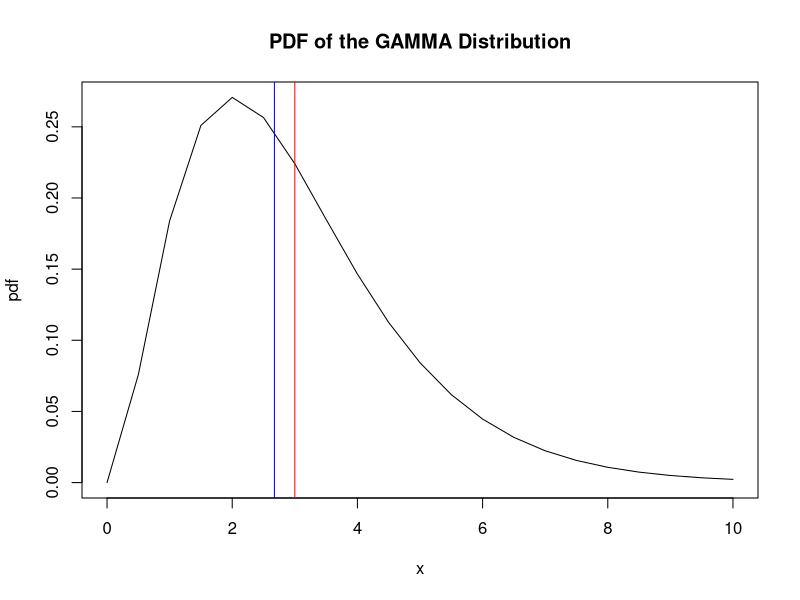
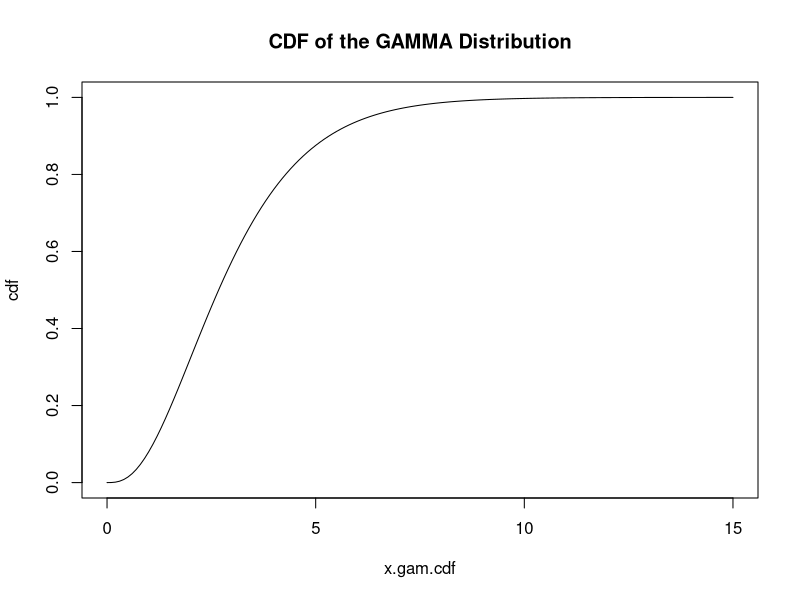
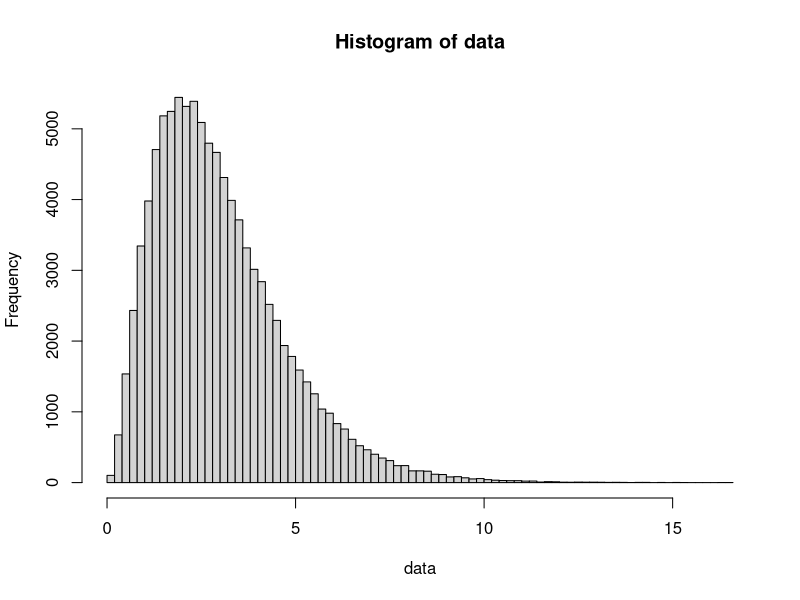
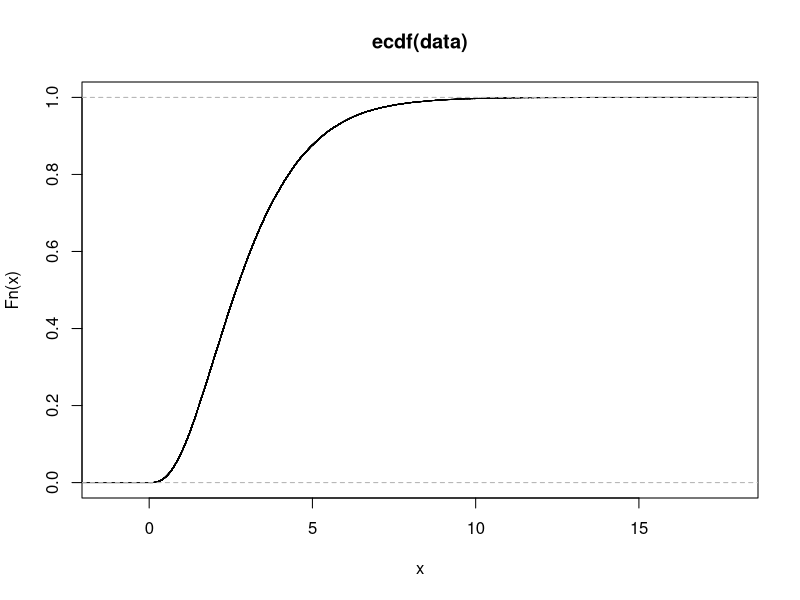
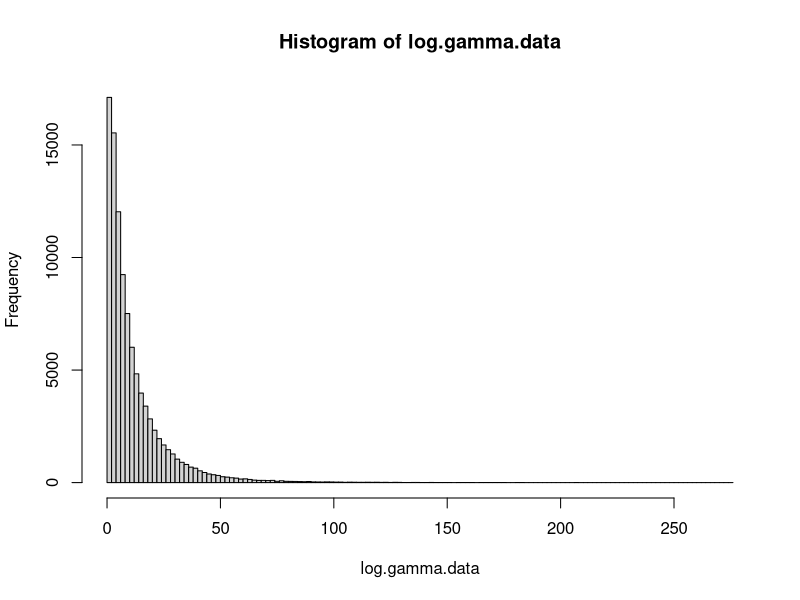
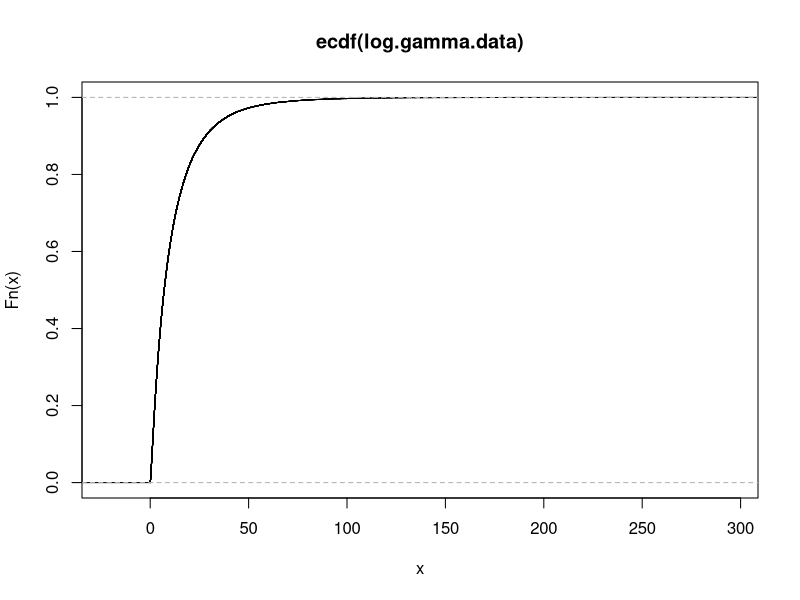
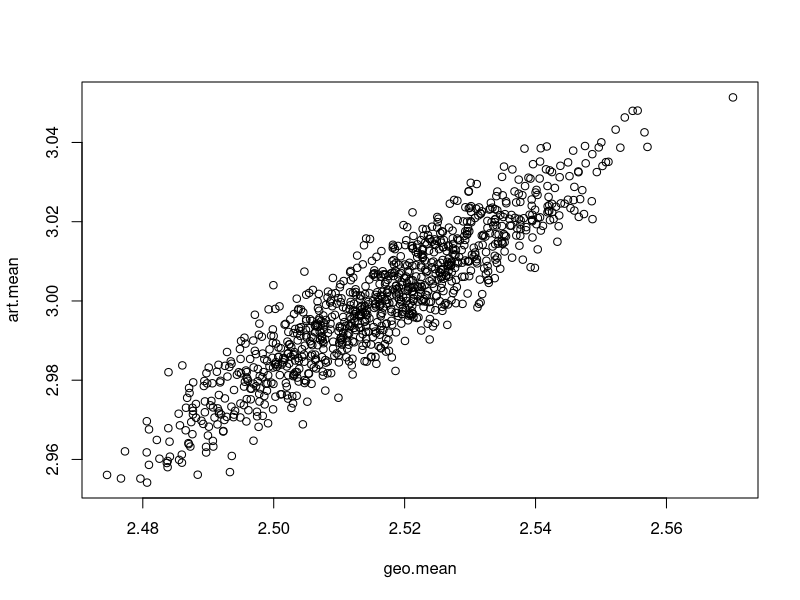
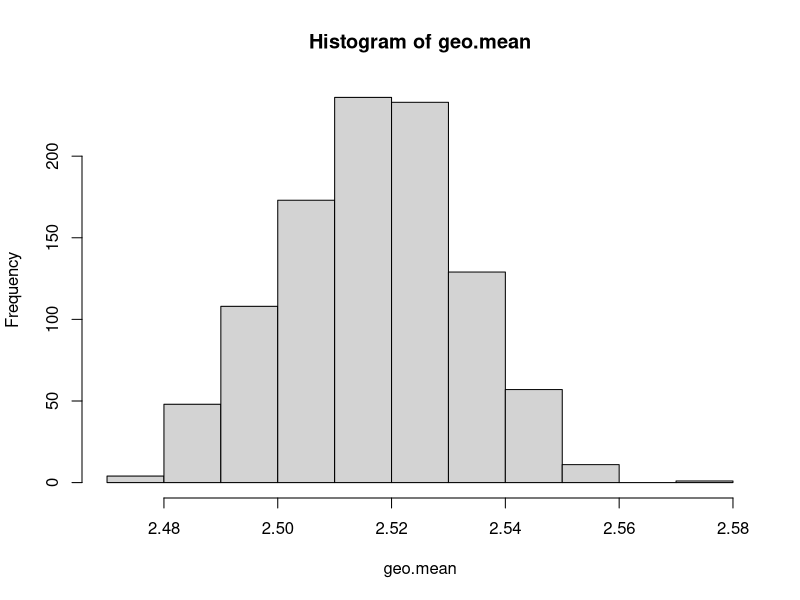

Reproduce these figures in R, in order.
## ---- chunk 1
knitr::opts_chunk$set(echo = TRUE)
## ---- chunk 2
# generate PDF and CDF of GAMMA Distribution
shap = 3
scal = 1
x=seq(0,10,by=0.5)
# pdf of gamma distribution
pdf = dgamma(x, shape = shap, scale = scal)
# mean and median gamma distribution
mean.gamma = shap*scal
median.gamma = qgamma(0.5, shape = shap, scale = scal)
# plot pdf
plot(x,pdf,type = "l",main = "PDF of the GAMMA Distribution")
abline(v = mean.gamma, col = "red")
abline(v = median.gamma, col = "blue")
# plot cdf
x.gam.cdf = seq(0,15,by = 0.1)
cdf = pgamma(x.gam.cdf, shape = shap, scale = scal)
plot(x.gam.cdf,cdf,type = "l",main = "CDF of the GAMMA Distribution")
## ---- chunk 3
data = rgamma(100000,shape = shap, scale = scal)
hist(data,breaks = 100)
plot(ecdf(data))

log.gamma.data <- data^2
hist(log.gamma.data,breaks = 100)
plot(ecdf(log.gamma.data))
## ---- chunk 4
art.mean = NA
geo.mean = NA
for (i in 1:1000) {
  data = rgamma(n=10000, shape = shap, scale = scal)
  art.mean[i] = mean(data)
  geo.mean[i] = exp(mean(log(data)))
}

plot(geo.mean,art.mean)
abline(0,1)

hist(geo.mean)
hist(art.mean)
## ---- chunk 5
data = rgamma(100000,shape = shap, scale = scal)
hist(data,breaks = 100)
plot(ecdf(data))

log.gamma.data <- data^2
hist(log.gamma.data,breaks = 100)
plot(ecdf(log.gamma.data))
## ---- chunk 6
# generate PDF and CDF of lognorm Distribution
mea = -1
sd = 1
x.lognorm=seq(0,12,by=0.5)
# pdf of log normal distribution
pdf.lognorm = dlnorm(x.lognorm, meanlog = mea, sdlog = sd)
# mean and median log normal distribution
mean.lognorm = mean(dlnorm(x.lognorm, meanlog = mea, sdlog = sd))
median.lognorm = qlnorm(0.5, meanlog = mea, sdlog = sd)
# plot pdf
plot(x.lognorm,pdf.lognorm,type = "l",main = "PDF of the Log Normal Distribution")
abline(v = mean.lognorm, col = "red")
abline(v = median.lognorm, col = "blue")
# plot cdf
x.lognorm.cdf = seq(0,12,by = 0.1)
cdf.lognorm= plnorm(x.lognorm.cdf, meanlog = mea, sdlog = sd)
plot(x.lognorm.cdf,cdf.lognorm,type = "l",main = "CDF of the Log Normal Distribution")
## ---- chunk 7
data.lognorm = rlnorm(100000,meanlog = mea, sdlog = sd)
hist(data.lognorm ,breaks = 100)
plot(ecdf(data.lognorm ))

log.lognorm.data <- data.lognorm^2
hist(log.lognorm.data,breaks = 100)
plot(ecdf(log.lognorm.data))
## ---- chunk 8
art.lognorm.mean = NA
geo.lognorm.mean = NA
for (i in 1:1000) {
  data.lognorm = rlnorm(n=10000, meanlog = mea, sdlog = sd)
  art.lognorm.mean[i] = mean(data.lognorm)
  geo.lognorm.mean[i] = exp(mean(log(data.lognorm)))
}

plot(geo.lognorm.mean,art.lognorm.mean)
abline(y=x)

hist(geo.lognorm.mean)
hist(art.lognorm.mean)
## ---- chunk 9
# generate PDF and CDF of Uniform Distribution
mi = 0
ma = 12
x.unif=seq(0,12,by=0.5)
# pdf of unifrom distribution
pdf.unif = dunif(x.unif,min = mi,max = ma)
# mean and median uniform distribution
mean.unif = (mi + ma)/2
median.unif = (mi + ma)/2
# plot pdf
plot(x.unif,pdf.unif,type = "l",main = "PDF of the Uniform Distribution")
abline(v = mean.unif, col = "red")
abline(v = median.unif, col = "blue")
# plot cdf
x.unif.cdf = seq(0,12,by = 0.1)
cdf.unif = punif(x.unif.cdf, min = mi,max = ma)
plot(x.unif.cdf,cdf.unif,type = "l",main = "CDF of the Uniform Distribution")
## ---- chunk 10
data.unif = runif(100000, min = mi,max = ma)
hist(data.unif ,breaks = 100)
plot(ecdf(data.unif ))

log.unif.data <- data.unif^2
hist(log.unif.data,breaks = 100)
plot(ecdf(log.unif.data))
## ---- chunk 11
unif.art.mean = NA
unif.geo.mean = NA
for (i in 1:1000) {
  unif.data = runif(n=10000, min = mi,max = ma)
  unif.art.mean[i] = mean(unif.data)
  unif.geo.mean[i] = exp(mean(log(unif.data)))
}

plot(unif.geo.mean,unif.art.mean)
lm(unif.geo.mean ~unif.art.mean)

hist(unif.geo.mean)
hist(unif.art.mean)
